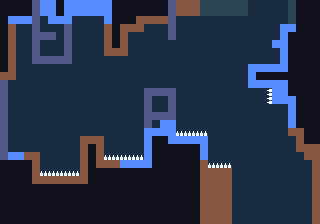

A level layout from a 2D game, rendered from its tile map. Below: a short description, then the map file with tile-grid data replaced by summaries:
An orthogonal 40x28 tile map with 8x8 px tiles, 1 tile layer (foreground).

<map version="1.10" tiledversion="1.10.2" orientation="orthogonal" renderorder="right-down" width="40" height="28" tilewidth="8" tileheight="8" infinite="0" nextlayerid="2" nextobjectid="1">
 <tileset firstgid="1" name="tiles" tilewidth="8" tileheight="8" tilecount="8" columns="4">
  <image source="tiles.png" width="32" height="16" />
 </tileset>
 <layer id="1" name="foreground" width="40" height="28">
  <data>[1120 cells, 1120 non-empty, 8 distinct tile ids]</data>
 </layer>
</map>